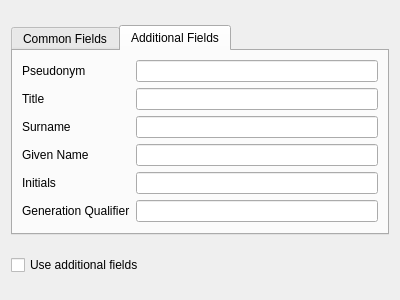
<?xml version="1.0" encoding="UTF-8"?>
<ui version="4.0">
 <class>NameWidget</class>
 <widget class="QWidget" name="NameWidget">
  <property name="geometry">
   <rect>
    <x>0</x>
    <y>0</y>
    <width>400</width>
    <height>300</height>
   </rect>
  </property>
  <property name="sizePolicy">
   <sizepolicy hsizetype="MinimumExpanding" vsizetype="Expanding">
    <horstretch>0</horstretch>
    <verstretch>0</verstretch>
   </sizepolicy>
  </property>
  <property name="windowTitle">
   <string>Form</string>
  </property>
  <layout class="QVBoxLayout" name="verticalLayout">
   <property name="spacing">
    <number>-1</number>
   </property>
   <property name="sizeConstraint">
    <enum>QLayout::SetMinimumSize</enum>
   </property>
   <item>
    <widget class="QTabWidget" name="fields_tabs">
     <property name="sizePolicy">
      <sizepolicy hsizetype="MinimumExpanding" vsizetype="Fixed">
       <horstretch>0</horstretch>
       <verstretch>0</verstretch>
      </sizepolicy>
     </property>
     <property name="tabPosition">
      <enum>QTabWidget::North</enum>
     </property>
     <property name="tabShape">
      <enum>QTabWidget::Rounded</enum>
     </property>
     <property name="currentIndex">
      <number>1</number>
     </property>
     <property name="usesScrollButtons">
      <bool>false</bool>
     </property>
     <property name="tabsClosable">
      <bool>false</bool>
     </property>
     <property name="movable">
      <bool>false</bool>
     </property>
     <property name="tabBarAutoHide">
      <bool>false</bool>
     </property>
     <widget class="QWidget" name="required_fields_tab">
      <attribute name="title">
       <string>Common Fields</string>
      </attribute>
      <layout class="QFormLayout" name="required_fields_layout">
       <item row="1" column="0">
        <widget class="QLabel" name="countryName_label">
         <property name="text">
          <string>Country Name</string>
         </property>
        </widget>
       </item>
       <item row="1" column="1">
        <widget class="QComboBox" name="countryName_field">
         <property name="editable">
          <bool>true</bool>
         </property>
        </widget>
       </item>
       <item row="2" column="0">
        <widget class="QLabel" name="stateorprovince_label">
         <property name="text">
          <string>State/Province</string>
         </property>
        </widget>
       </item>
       <item row="2" column="1">
        <widget class="QLineEdit" name="stateorprovince_field"/>
       </item>
       <item row="3" column="0">
        <widget class="QLabel" name="locality_label">
         <property name="text">
          <string>City (Locality)</string>
         </property>
        </widget>
       </item>
       <item row="3" column="1">
        <widget class="QLineEdit" name="locality_field"/>
       </item>
       <item row="4" column="0">
        <widget class="QLabel" name="organization_label">
         <property name="text">
          <string>Organization Name</string>
         </property>
        </widget>
       </item>
       <item row="4" column="1">
        <widget class="QLineEdit" name="organization_field"/>
       </item>
       <item row="5" column="0">
        <widget class="QLabel" name="organizationalunit_label">
         <property name="text">
          <string>Organizational Unit</string>
         </property>
        </widget>
       </item>
       <item row="5" column="1">
        <widget class="QLineEdit" name="organizationalunit_field"/>
       </item>
       <item row="0" column="0">
        <widget class="QLabel" name="commonName_label">
         <property name="text">
          <string>Common Name</string>
         </property>
        </widget>
       </item>
       <item row="0" column="1">
        <widget class="QLineEdit" name="commonName_field"/>
       </item>
      </layout>
     </widget>
     <widget class="QWidget" name="optional_fields_tab">
      <property name="enabled">
       <bool>true</bool>
      </property>
      <attribute name="title">
       <string>Additional Fields</string>
      </attribute>
      <layout class="QFormLayout" name="required_fields_layout_2">
       <item row="0" column="0">
        <widget class="QLabel" name="pseudonym_label">
         <property name="text">
          <string>Pseudonym</string>
         </property>
        </widget>
       </item>
       <item row="0" column="1">
        <widget class="QLineEdit" name="pseudonym_field"/>
       </item>
       <item row="1" column="0">
        <widget class="QLabel" name="title_label">
         <property name="text">
          <string>Title</string>
         </property>
        </widget>
       </item>
       <item row="1" column="1">
        <widget class="QLineEdit" name="title_field"/>
       </item>
       <item row="2" column="0">
        <widget class="QLabel" name="surname_label">
         <property name="text">
          <string>Surname</string>
         </property>
        </widget>
       </item>
       <item row="2" column="1">
        <widget class="QLineEdit" name="surname_field"/>
       </item>
       <item row="3" column="0">
        <widget class="QLabel" name="givenName_label">
         <property name="text">
          <string>Given Name</string>
         </property>
        </widget>
       </item>
       <item row="3" column="1">
        <widget class="QLineEdit" name="givenName_field"/>
       </item>
       <item row="4" column="0">
        <widget class="QLabel" name="initials_label">
         <property name="text">
          <string>Initials</string>
         </property>
        </widget>
       </item>
       <item row="4" column="1">
        <widget class="QLineEdit" name="initials_field"/>
       </item>
       <item row="5" column="0">
        <widget class="QLabel" name="generationQualifier_label">
         <property name="text">
          <string>Generation Qualifier</string>
         </property>
        </widget>
       </item>
       <item row="5" column="1">
        <widget class="QLineEdit" name="generationQualifier_field"/>
       </item>
      </layout>
     </widget>
    </widget>
   </item>
   <item>
    <widget class="QCheckBox" name="optional_fields_toggle">
     <property name="text">
      <string>Use additional fields</string>
     </property>
    </widget>
   </item>
  </layout>
 </widget>
 <resources/>
 <connections/>
</ui>
